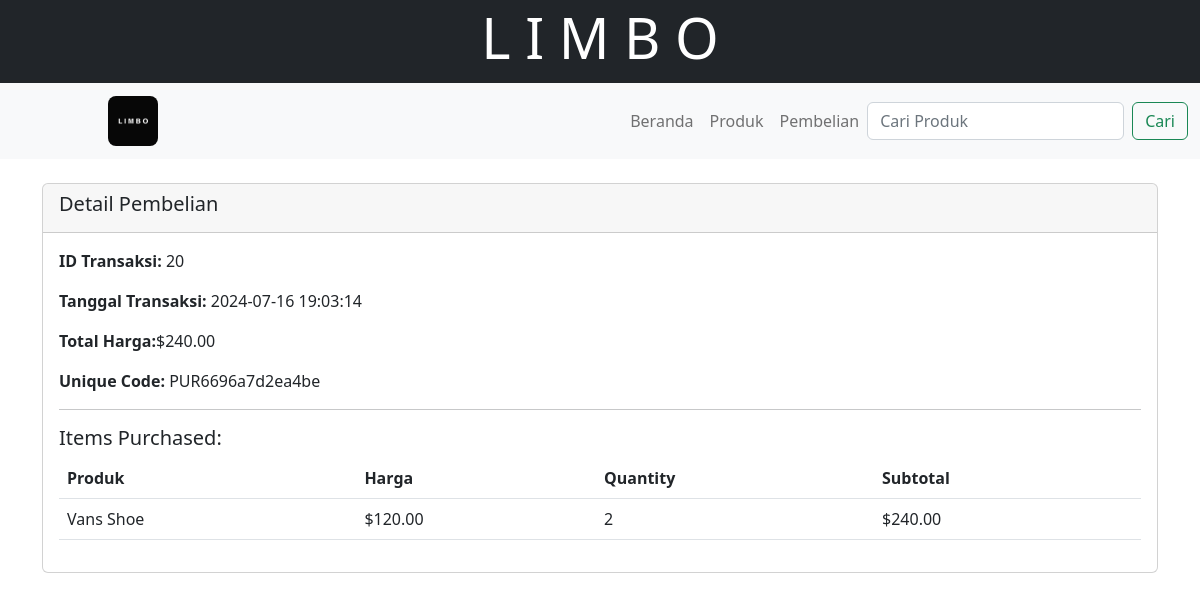
Page /public/user/purchaseDetail/PUR6696a7d2ea4be on the committed database.
### tables this page shows
CREATE TABLE `sales` (
  `id` int(11) NOT NULL,
  `unique_code` varchar(50) NOT NULL,
  `customer_id` int(11) DEFAULT NULL,
  `user_id` int(11) DEFAULT NULL,
  `total_amount` decimal(10,2) NOT NULL,
  `sale_date` datetime NOT NULL
);

CREATE TABLE `sale_items` (
  `id` int(11) NOT NULL,
  `sale_id` int(11) DEFAULT NULL,
  `product_id` int(11) DEFAULT NULL,
  `quantity` int(11) NOT NULL,
  `price` decimal(10,2) NOT NULL
);

CREATE TABLE `products` (
  `id` int(11) NOT NULL,
  `name` varchar(255) NOT NULL,
  `description` text DEFAULT NULL,
  `price` decimal(10,2) NOT NULL,
  `stock` int(11) NOT NULL,
  `category_id` int(11) DEFAULT NULL,
  `image` varchar(50) DEFAULT NULL
);

### app/core/Controller.php (called while the page is built, shortened)
<?php
class Controller {
    public function view($view, $data = [])
    {
        require_once '../app/views/' . $view . '.php';
    }
    public function model($model)
    {
        return new $model;
    }
}

### app/controllers/User.php (called while the page is built, shortened)
<?php
class User extends Controller {
    public function purchaseDetail($code) {
        $data['judul'] = 'Purchase Detail';
        $data['sale'] = $this->model('Sale_model')->getSaleByUniqueCode($code);
        $data['items'] = $this->model('Sale_model')->getSaleItemsBySaleId($data['sale']['id']);
        $this->view('user/purchaseDetail', $data);
    }
}

### app/core/App.php (called while the page is built, shortened)
<?php
class App {
    protected $method = 'index';
    protected $params = [];
    public function __construct()
    {
        $url = $this->parseURL();
        if(isset($url['0'])){
        if( file_exists('../app/controllers/' . $url[0] . '.php') ) {
            unset($url[0]);
        }}
        $this->controller = new $this->controller;
        if( isset($url[1]) ) {
            if( method_exists($this->controller, $url[1]) ) {
                $this->method = $url[1];
                unset($url[1]);
            }
        }
        if( !empty($url) ) {
            $this->params = array_values($url);
        }
        call_user_func_array([$this->controller, $this->method], $this->params);
    }
    public function parseURL()
    {
        if( isset($_GET['url']) ) {
            $url = rtrim($_GET['url'], '/');
            $url = filter_var($url, FILTER_SANITIZE_URL);
            $url = explode('/', $url);
            return $url;
        }
    }
}

### public/index.php (called while the page is built, shortened)
<?php
$app = new App;

### app/core/Database.php (called while the page is built, shortened)
<?php
class Database {
    private $host = DB_HOST;
    private $user = DB_USER;
    private $pass = DB_PASS;
    private $db_name = DB_NAME;
    private $dbh;
    private $stmt;
    public function __construct()
    {
        $dsn = 'mysql:host=' . $this->host . ';dbname=' . $this->db_name;
        $option = [
            PDO::ATTR_PERSISTENT => true,
            PDO::ATTR_ERRMODE => PDO::ERRMODE_EXCEPTION
        ];
        try {
            $this->dbh = new PDO($dsn, $this->user, $this->pass, $option);
        } catch(PDOException $e) {
            die($e->getMessage());
        }
    }
    public function query($query)
    {
        $this->stmt = $this->dbh->prepare($query);
    }
    public function bind($param, $value, $type = null)
    {
        if( is_null($type) ) {
            switch( true ) {
                case is_int($value) :
                    $type = PDO::PARAM_INT;
                    break;
                default :
                    $type = PDO::PARAM_STR;
            }
        }
        $this->stmt->bindValue($param, $value, $type);
    }
    public function execute()
    {
        $this->stmt->execute();
    }
    public function resultSet()
    {
        $this->execute();
        return $this->stmt->fetchAll(PDO::FETCH_ASSOC);
    }
    public function single()
    {
        $this->execute();
        return $this->stmt->fetch(PDO::FETCH_ASSOC);
    }
}

### app/models/Sale_model.php (called while the page is built, shortened)
<?php
class Sale_model {
    private $db;
    private $table = 'sales';
    public function __construct() {
        $this->db = new Database;
    }
    public function getSaleItemsBySaleId($saleId) {
        $this->db->query("SELECT si.*, p.name as product_name, p.image as product_image FROM sale_items si JOIN products p ON si.product_id = p.id WHERE si.sale_id = :sale_id");
        $this->db->bind('sale_id', $saleId);
        return $this->db->resultSet();
    }
    public function getSaleByUniqueCode($code) {
        $this->db->query("SELECT * FROM $this->table WHERE unique_code = :code");
        $this->db->bind('code', $code);
        return $this->db->single();
    }
}

### app/views/user/purchaseDetail.php (the view)
<div class="container mt-4">
    <div class="card">
        <div class="card-header">
            <h5 class="card-title">Detail Pembelian</h5>
        </div>
        <div class="card-body">
            <p><strong>ID Transaksi:</strong> <?= $data['sale']['id']; ?></p>
            <p><strong>Tanggal Transaksi:</strong> <?= $data['sale']['sale_date']; ?></p>
            <p><strong>Total Harga:</strong>$<?= number_format($data['sale']['total_amount'], 2); ?></p>
            <p><strong>Unique Code:</strong> <?= $data['sale']['unique_code']; ?></p>
            <hr>
            <h5>Items Purchased:</h5>
            <table class="table">
                <thead>
                    <tr>
                        <th>Produk</th>
                        <th>Harga</th>
                        <th>Quantity</th>
                        <th>Subtotal</th>
                    </tr>
                </thead>
                <tbody>
                    <?php foreach ($data['items'] as $item) : ?>
                        <tr>
                            <td><?= $item['product_name']; ?></td>
                            <td>$<?= number_format($item['price'], 2); ?></td>
                            <td><?= $item['quantity']; ?></td>
                            <td>$<?= number_format($item['price'] * $item['quantity'], 2); ?></td>
                        </tr>
                    <?php endforeach; ?>
                </tbody>
            </table>
        </div>
    </div>
</div>

### rows in the picture
sales: id "20", sale_date "2024-07-16 19:03:14", total_amount "240.00", unique_code "PUR6696a7d2ea4be"
sale_items: product.name "Vans Shoe", price "120.00", quantity "2", $item['price'] * $item['quantity'] "240.00"
